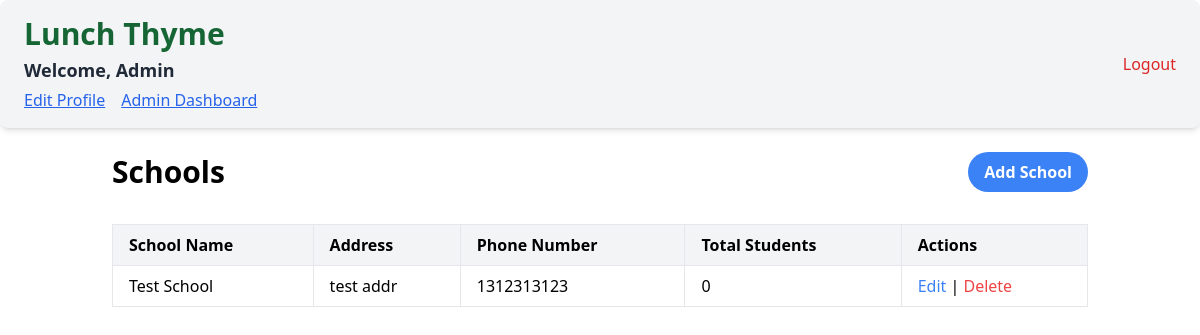
The page /schools (signed in) on the database as committed earlier.
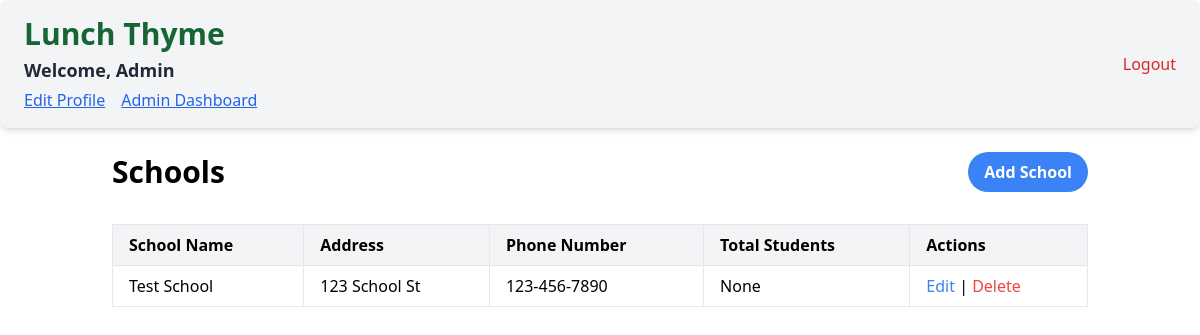
The same page on the database as committed later.
### app/models.py (models this page shows, shortened)
class School(db.Model):
    __tablename__ = 'schools'
    id = db.Column(db.Integer, primary_key=True, autoincrement=True)
    name = db.Column(db.String(100), nullable=False, unique=True)
    address = db.Column(db.String(255), nullable=False)
    phone_number = db.Column(db.String(15), nullable=False)
    contact_name = db.Column(db.String(100), nullable=False)
    contact_email = db.Column(db.String(120), nullable=False)
    special_instructions = db.Column(db.Text, nullable=True)
    total_students = db.Column(db.Integer, nullable=True)
    children = db.relationship('Child', back_populates='school', cascade='all, delete-orphan')

### app/routes/admin.py (the view)
@admin.route('/schools', methods=['GET'])
@login_required
def schools():
    if not current_user.is_admin:
        return redirect('/')
    schools = School.query.all()
    return render_template('schools.html', schools=schools)

### app/templates/schools.html (shortened to what this page needs)
{% extends "_layout.html" %}
{% block content %}
<div class="container mx-auto p-6">
    <div class="flex w-full justify-between items-center mb-8">
        <h2 class="text-3xl font-semibold text-center">Schools</h2>
        <a href="/add-school" class="bg-blue-500 hover:bg-blue-700 text-white font-bold py-2 px-4 rounded-full">Add School</a>
    </div>
    <div class="overflow-x-auto">
        <table class="table-auto w-full border border-gray-300">
            <thead>
                <tr class="bg-gray-100 text-left">
                    <th class="px-4 py-2 border">School Name</th>
                    <th class="px-4 py-2 border">Address</th>
                    <th class="px-4 py-2 border">Phone Number</th>
                    <th class="px-4 py-2 border">Total Students</th>
                    <th class="px-4 py-2 border">Actions</th>
                </tr>
            </thead>
            <tbody>
                {% for school in schools %}
                <tr>
                    <td class="px-4 py-2 border">{{ school.name }}</td>
                    <td class="px-4 py-2 border">{{ school.address }}</td>
                    <td class="px-4 py-2 border">{{ school.phone_number }}</td>
                    <td class="px-4 py-2 border">{{ school.total_students }}</td>
                    <td class="px-4 py-2 border">
                        <a href="/edit-school/{{ school.id }}" class="text-blue-500 hover:underline">Edit</a> |
                        <a class="text-red-500 hover:underline" onclick="deleteSchool({{ school.id }})">Delete</a>
                    </td>
                </tr>
                {% endfor %}
            </tbody>
        </table>
    </div>
</div>
{% endblock %}

Rows that differ between the two databases and show on the page:
changed School "Test School": address "test addr" → "123 School St"; phone_number "1312313123" → "123-456-7890"; total_students "0" → "None"
